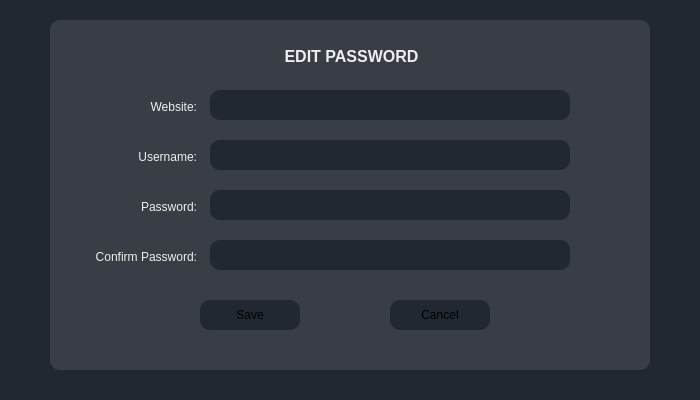
<?xml version="1.0" encoding="UTF-8"?>
<ui version="4.0">
 <class>edit_password</class>
 <widget class="QWidget" name="edit_password">
  <property name="geometry">
   <rect>
    <x>0</x>
    <y>0</y>
    <width>700</width>
    <height>400</height>
   </rect>
  </property>
  <property name="sizePolicy">
   <sizepolicy hsizetype="Fixed" vsizetype="Fixed">
    <horstretch>0</horstretch>
    <verstretch>0</verstretch>
   </sizepolicy>
  </property>
  <property name="minimumSize">
   <size>
    <width>700</width>
    <height>400</height>
   </size>
  </property>
  <property name="maximumSize">
   <size>
    <width>700</width>
    <height>400</height>
   </size>
  </property>
  <property name="windowTitle">
   <string>Form</string>
  </property>
  <property name="styleSheet">
   <string notr="true">background-color: rgb(34, 40, 49);</string>
  </property>
  <widget class="QFrame" name="frame">
   <property name="geometry">
    <rect>
     <x>50</x>
     <y>20</y>
     <width>600</width>
     <height>350</height>
    </rect>
   </property>
   <property name="styleSheet">
    <string notr="true">background-color: rgb(57, 62, 70);
border-radius: 10px;</string>
   </property>
   <property name="frameShape">
    <enum>QFrame::StyledPanel</enum>
   </property>
   <property name="frameShadow">
    <enum>QFrame::Raised</enum>
   </property>
   <widget class="QPushButton" name="save_button">
    <property name="geometry">
     <rect>
      <x>150</x>
      <y>280</y>
      <width>100</width>
      <height>30</height>
     </rect>
    </property>
    <property name="cursor">
     <cursorShape>PointingHandCursor</cursorShape>
    </property>
    <property name="styleSheet">
     <string notr="true">QPushButton{
    background-color: rgb(34, 40, 49);
}
QPushButton:hover:!pressed {
   background-color: rgb(150, 150, 150);
}</string>
    </property>
    <property name="text">
     <string>Save</string>
    </property>
   </widget>
   <widget class="QTextEdit" name="text_edit_password">
    <property name="geometry">
     <rect>
      <x>160</x>
      <y>170</y>
      <width>360</width>
      <height>30</height>
     </rect>
    </property>
    <property name="styleSheet">
     <string notr="true">background-color: rgb(34, 40, 49);
padding-top: 3px;
padding-left: 3px;</string>
    </property>
   </widget>
   <widget class="QLabel" name="label">
    <property name="geometry">
     <rect>
      <x>30</x>
      <y>70</y>
      <width>120</width>
      <height>30</height>
     </rect>
    </property>
    <property name="styleSheet">
     <string notr="true">color:rgb(238, 238, 238);
padding-top: 3px;
padding-left: 3px;</string>
    </property>
    <property name="text">
     <string>Website:</string>
    </property>
    <property name="alignment">
     <set>Qt::AlignRight|Qt::AlignTrailing|Qt::AlignVCenter</set>
    </property>
   </widget>
   <widget class="QLabel" name="label_3">
    <property name="geometry">
     <rect>
      <x>30</x>
      <y>170</y>
      <width>120</width>
      <height>30</height>
     </rect>
    </property>
    <property name="styleSheet">
     <string notr="true">color:rgb(238, 238, 238);
padding-top: 3px;
padding-left: 3px;</string>
    </property>
    <property name="text">
     <string>Password:</string>
    </property>
    <property name="alignment">
     <set>Qt::AlignRight|Qt::AlignTrailing|Qt::AlignVCenter</set>
    </property>
   </widget>
   <widget class="QLabel" name="label_2">
    <property name="geometry">
     <rect>
      <x>30</x>
      <y>120</y>
      <width>120</width>
      <height>30</height>
     </rect>
    </property>
    <property name="styleSheet">
     <string notr="true">color:rgb(238, 238, 238);
padding-top: 3px;
padding-left: 3px;</string>
    </property>
    <property name="text">
     <string>Username:</string>
    </property>
    <property name="alignment">
     <set>Qt::AlignRight|Qt::AlignTrailing|Qt::AlignVCenter</set>
    </property>
   </widget>
   <widget class="QTextEdit" name="text_edit_username">
    <property name="geometry">
     <rect>
      <x>160</x>
      <y>120</y>
      <width>360</width>
      <height>30</height>
     </rect>
    </property>
    <property name="styleSheet">
     <string notr="true">background-color: rgb(34, 40, 49);
padding-top: 3px;
padding-left: 3px;</string>
    </property>
   </widget>
   <widget class="QTextEdit" name="text_edit_website">
    <property name="geometry">
     <rect>
      <x>160</x>
      <y>70</y>
      <width>360</width>
      <height>30</height>
     </rect>
    </property>
    <property name="styleSheet">
     <string notr="true">background-color: rgb(34, 40, 49);
padding-top: 3px;
padding-left: 3px;</string>
    </property>
   </widget>
   <widget class="QLabel" name="label_4">
    <property name="geometry">
     <rect>
      <x>30</x>
      <y>220</y>
      <width>120</width>
      <height>30</height>
     </rect>
    </property>
    <property name="styleSheet">
     <string notr="true">color:rgb(238, 238, 238);
padding-top: 3px;
padding-left: 3px;</string>
    </property>
    <property name="text">
     <string>Confirm Password:</string>
    </property>
    <property name="alignment">
     <set>Qt::AlignRight|Qt::AlignTrailing|Qt::AlignVCenter</set>
    </property>
   </widget>
   <widget class="QTextEdit" name="text_edit_password_confirm">
    <property name="geometry">
     <rect>
      <x>160</x>
      <y>220</y>
      <width>360</width>
      <height>30</height>
     </rect>
    </property>
    <property name="styleSheet">
     <string notr="true">background-color: rgb(34, 40, 49);
padding-top: 3px;
padding-left: 3px;</string>
    </property>
   </widget>
   <widget class="QLabel" name="label_5">
    <property name="geometry">
     <rect>
      <x>200</x>
      <y>20</y>
      <width>200</width>
      <height>30</height>
     </rect>
    </property>
    <property name="font">
     <font>
      <pointsize>12</pointsize>
      <bold>true</bold>
     </font>
    </property>
    <property name="styleSheet">
     <string notr="true">color:rgb(238, 238, 238);
padding-top: 3px;
padding-left: 3px;</string>
    </property>
    <property name="text">
     <string>EDIT PASSWORD</string>
    </property>
    <property name="alignment">
     <set>Qt::AlignCenter</set>
    </property>
   </widget>
   <widget class="QPushButton" name="cancel_button">
    <property name="geometry">
     <rect>
      <x>340</x>
      <y>280</y>
      <width>100</width>
      <height>30</height>
     </rect>
    </property>
    <property name="cursor">
     <cursorShape>PointingHandCursor</cursorShape>
    </property>
    <property name="styleSheet">
     <string notr="true">QPushButton{
    background-color: rgb(34, 40, 49);
}
QPushButton:hover:!pressed {
   background-color: rgb(150, 150, 150);
}</string>
    </property>
    <property name="text">
     <string>Cancel</string>
    </property>
   </widget>
  </widget>
 </widget>
 <resources/>
 <connections/>
</ui>
